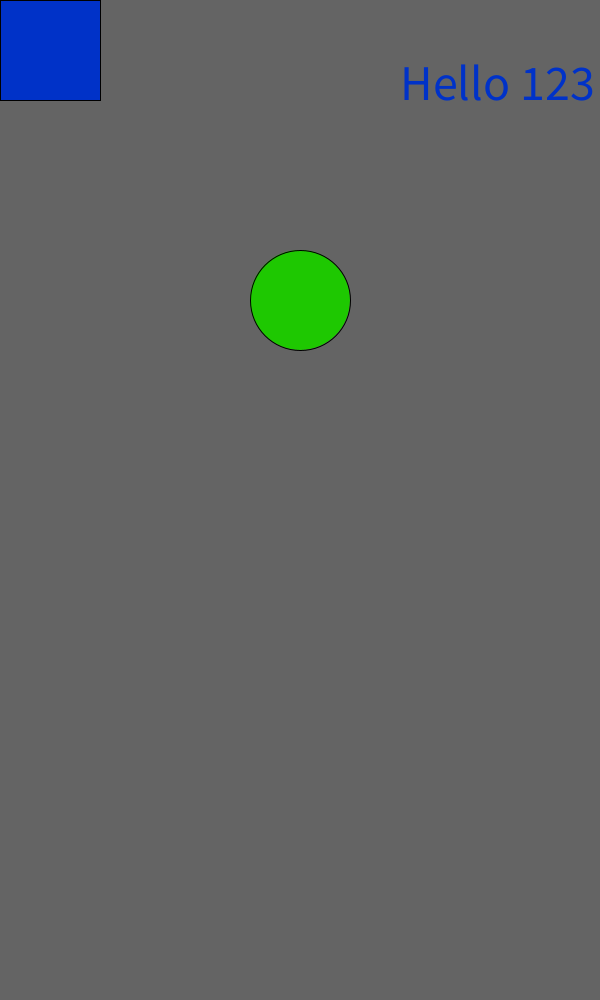
Frame 1 (no input)
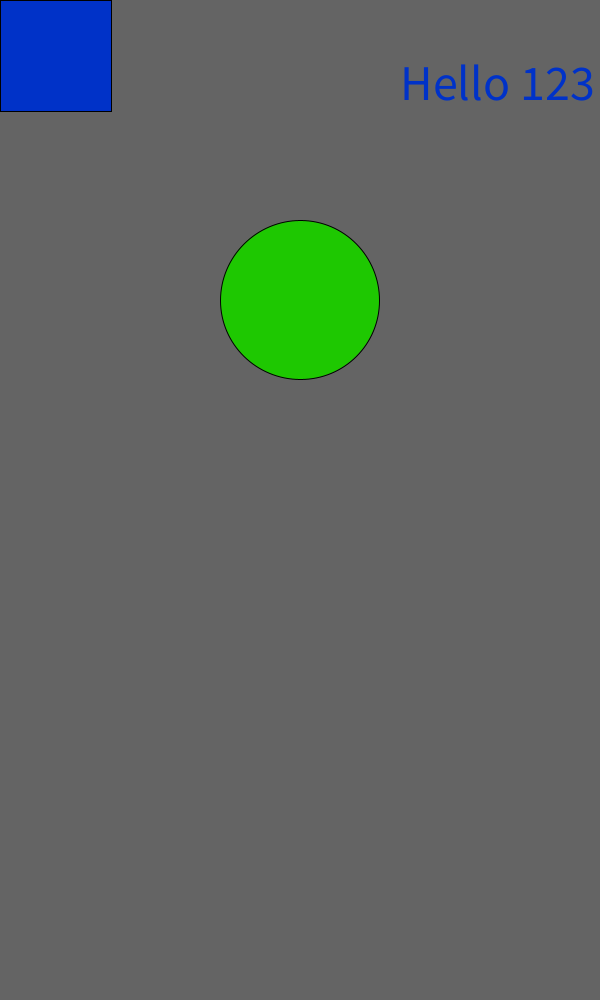
Frame 60 (the mouse pressed at the canvas centre just before this capture)
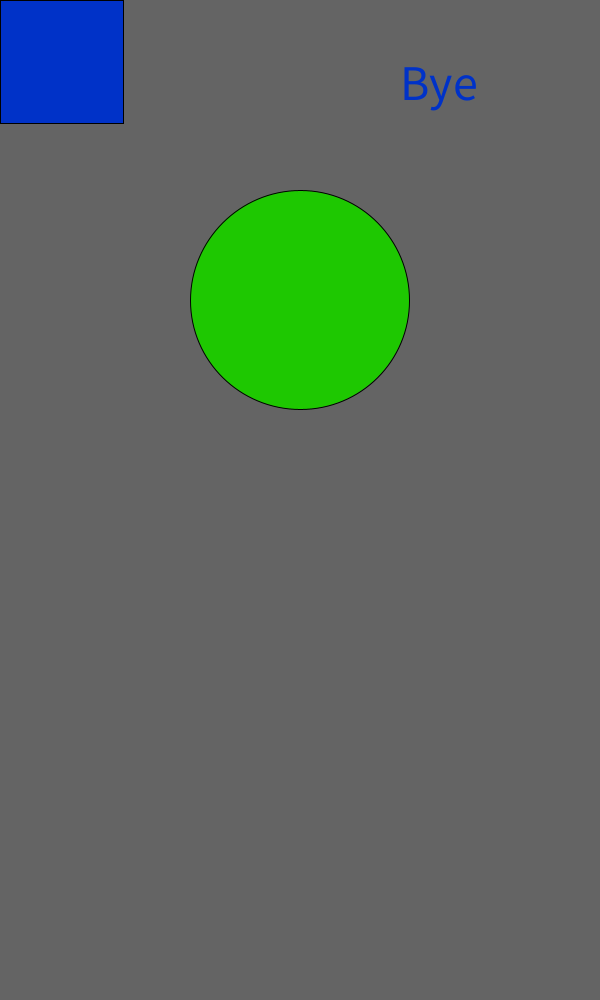
Frame 120 (the mouse held since frame 60 and released just before this capture)

The Processing sketch that drew these frames (run headless with seeded random() and noise(); from frame 60 on, the mouse is pressed at the canvas centre):

// Processing sketch: variables_classwrk
// ── variables_classwrk.pde
String t = "Hello 123";
int diameter = 100;
float len = 100;
boolean b = true;

void setup() { // called once
  size(600, 1000);
}

void draw() { // called in a loop
 background(100, 100, 100);
 fill (30, 200, 1);
 circle (300, 300, diameter);
 if (b == true) {
   diameter = diameter + 1;
 }
 
 fill(0, 50, 200);
 square (0, 0, len);
 if (b == true) {
   len = len + 0.2;
 }
 
 textSize(50);
 text(t, 400, 100);
}

void mousePressed() {
  t = "Bye";
}

void mouseReleased() {
  t = "Hello";
}

void keyPressed() {
  if (key == 'k') {
  t = "cool";
  b = false;
  } else {
    t = "Among Us";
    b= true;
  }
}
